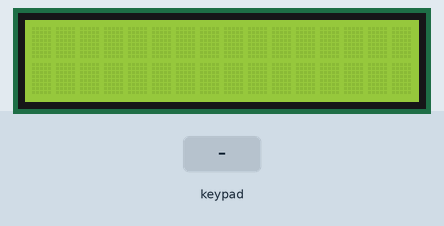
The sketch below on a simulated Arduino Uno, built with avr-gcc and run on an emulated ATmega328P. On the bench: 16×2 character LCD. Inputs (shaded band) come from the test bench.

Above: at 1.2 s.
1.3 s: keypad keys 1 2 * pressed 0.4 s apart
At 3.3 s:
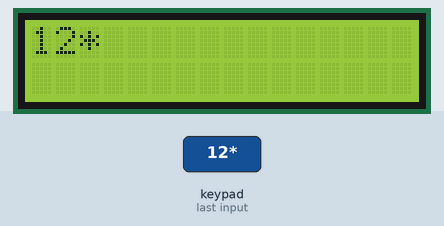
4.0 s: key '/' pressed
At 4.7 s:
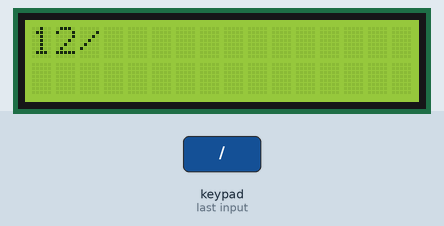
5.5 s: key '+' pressed
At 6.1 s:
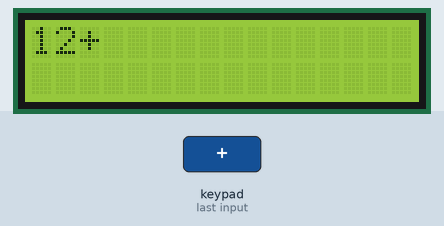
7.0 s: keypad keys 2 5 * pressed 0.4 s apart
At 9.1 s:
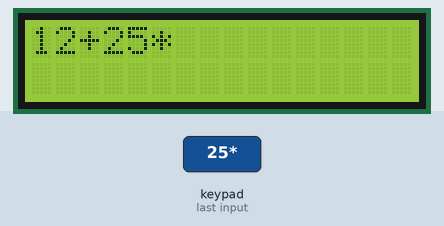
9.7 s: keypad keys 7 + 5 = pressed 0.4 s apart
At 11.3 s:
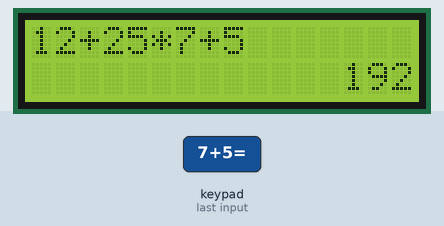
12.8 s: key '1' pressed
At 13.8 s:
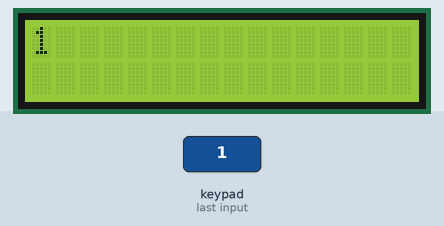
Timing chart, 0 to 15.3 s (numbered marks = the images above; inputs shaded):
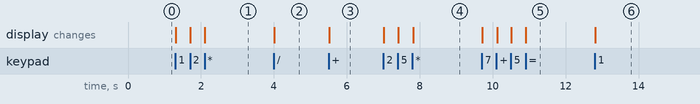

Measured:
- after the input at 1.3 s, the display: first changes at once (image 1 shows a later state)
- after the input at 4.0 s, the display: changes at once (image 2)
- after the input at 5.5 s, the display: changes at once (image 3)
- after the input at 7.0 s, the display: first changes at once (image 4 shows a later state)
- after the input at 9.7 s, the display: first changes at once (image 5 shows a later state)
- after the input at 12.8 s, the display: changes at once (image 6)

The sketch:

optimal-4x4-calc.ino
```cpp
// (licence header left out)
// Libs __________________________________________________________________________________________________________________________________________________________________
#include <string.h>
#include <Wire.h>
#include <Keypad.h>
#include <LiquidCrystal_I2C.h>
#include <math.h>
//////////////////////////////////////////////////////////////////////////////////////////////////////////////////////////////////////////////////////////////////////////


// Object Declarations ___________________________________________________________________________________________________________________________________________________
const byte rp[] = { 9, 8, 7, 6 }; const byte cp[] = { 5, 4, 3, 2 }; // Statically allocates arrays of the row & col pin numbers (required by the 'Keypad' function)
char keys[4][4] = { { '1', '2', '3', '/' }, { '4', '5', '6', '*' }, { '7', '8', '9', '-' }, { 'C', '0', '=', '+' } }; // Key-Char assignment
Keypad keypad = Keypad(makeKeymap(keys), rp, cp, 4, 4); // Creates the 'keypad' object
LiquidCrystal_I2C lcd(0x27, 16, 2); // Creates the 'lcd' object
//////////////////////////////////////////////////////////////////////////////////////////////////////////////////////////////////////////////////////////////////////////


// Math Core ___________________________________________________________________________________________________________________________________________________________
constexpr double div(double a, double b) { return b ? a / b : NAN; }
constexpr double mul(double a, double b) { return a * b; }
constexpr double sub(double a, double b) { return a - b; }
constexpr double add(double a, double b) { return a + b; }
constexpr double calc(double a, double b, double (*op)(double, double)) { return op(a, b); } // Passes two numbers into a specified math function
double (*func[128])(double, double) = { 0 }; // Lookup table of 128 function pointers (ASCII characters will point to the math functions)
//////////////////////////////////////////////////////////////////////////////////////////////////////////////////////////////////////////////////////////////////////////


// Logic Setup ___________________________________________________________________________________________________________________________________________________________
void setup() {
  lcd.init(); lcd.backlight(); // Initializes the LCD screen and lights up the LCD screen
  func['/'] = div; func['*'] = mul; func['-'] = sub; func['+'] = add; // Assigns chars to functions
}
//////////////////////////////////////////////////////////////////////////////////////////////////////////////////////////////////////////////////////////////////////////


// Global Vars ___________________________________________________________________________________________________________________________________________________________
char expr[64]; // Declares the char arr that will hold the math expression in a C-String
uint8_t loc = 0; // Declares the 8-bit variable that will keep track of the current element of 'expr' where new key presses will be applied to
char ans[32]; // Declares the char arr that will hold to answer in a C-String
//////////////////////////////////////////////////////////////////////////////////////////////////////////////////////////////////////////////////////////////////////////


// Parse Expression ______________________________________________________________________________________________________________________________________________________
double par(char *expr) {
  double nums[32], val; char ops[32], *q, *s = expr; int numi=0, opi=0, neg; // Declares the local vars

  while (*expr) {
    neg = (*expr == '-' && (expr == s || strchr("*/+-", expr[-1]))); // Detects the presence of unary minus (1 if negative, 0 if positive)
    val = strtod(expr + neg, &q) * (neg ? -1 : 1); expr = q; // Parses the number and applies unary minus if needed, then advances the expression ptr

    while (opi && (ops[opi - 1] == '*' || ops[opi - 1] == '/' || !(*expr == '*' || *expr == '/'))) val = calc(nums[--numi], val, func[(int)ops[--opi]]); // Calc exec
    if (*expr) ops[opi++] = *expr++, nums[numi++] = val; // If expr isn't over yet, pushes curr op, advances expr ptr, and pushes curr val onto the number stack
  }
  return val; // Returns the result
}
//////////////////////////////////////////////////////////////////////////////////////////////////////////////////////////////////////////////////////////////////////////


// Compose Display _______________________________________________________________________________________________________________________________________________________
void comp(double res, char ans[]) {
  (res && (fabs(res) <= 1e-6 || fabs(res) >= 1e7)) ? dtostre(res, ans, 6, 0) : dtostrf(res, 0, fabs(res) >= 1 ? 6 - (int)log10(fabs(res)) : 7, ans); // dtostr / dtostrf

  if (*ans == ' ') memmove(ans, ans + 1, strlen(ans) + 1); // Trims the extra space reserved for the sign
  if (char *e = strchr(ans, 'e')) while (e[2] == '0' && strlen(e + 2) > 1) memmove(e + 2, e + 3, strlen(e + 3) + 1); // Trims the leading zeros in the exponent

  char *e = strchr(ans, 'e'), *t= e ? e : strchr(ans, 0), *q = t; // Determines where the trimming should begin in the mantissa
  if (strchr(ans, '.')) { while (q > ans && *(q - 1) == '0') --q; if (*(q - 1) == '.') --q; } // Trims the trailing zeros in the mantissa
  memmove(q, t, strlen(t) + 1); // Shifts the exponent to avoid spaces
}
//////////////////////////////////////////////////////////////////////////////////////////////////////////////////////////////////////////////////////////////////////////


// Print Expression & Answer _____________________________________________________________________________________________________________________________________________
void prx(char expr[]) { expr[loc] = 0; lcd.clear(); if (loc <= 16) lcd.print(expr); else lcd.print(expr + (loc - 16)); } // Completes the C-String and fits expr to screen
void pra(char ans[]) { lcd.setCursor(16 - strlen(ans), 1); lcd.print(ans); } // Anchors ans to the bottom-right of the screen
//////////////////////////////////////////////////////////////////////////////////////////////////////////////////////////////////////////////////////////////////////////


// Logic _________________________________________________________________________________________________________________________________________________________________
void loop() {
  char key = keypad.waitForKey(); // Pauses the exec flow until a key is pressed

  // Hit: Number
  if (!strchr("/*-+=C", key)) { // Checks if the key pressed is something other than "/*-+=C", meaning it's a number (0123456789)
    loc -= (expr[loc - 1] == '0' && (loc < 2 || strchr("/*-+", expr[loc - 2]))); // Manipulates loc to have the new numbers replace the leading 0
    expr[loc++] = key; prx(expr); return; // Extends the C-String expr holds, then increments the tracked index, updates screen and early exits
  }

  // Hit: All Clear
  if (key == 'C') { // Checks if the key pressed is All Clear
    loc = *expr = *ans = 0; lcd.clear(); return; // Resets loc, discards ans and expr by terminating at the start (making them empty), clears the screen and early exits
  }

  // Hit: Calculate
  if (key == '=') { // Checks if the key pressed is Calculate
    if (*ans && (!loc || strchr("*/+-", expr[loc - 1]))) { // Checks if ans is valid and if either loc is 0 or expr ends with an op
    int s = (*ans == '-' && loc && strchr("+-", expr[loc - 1])) ? (expr[loc - 1] == '-' ? (expr[loc - 1] = '+', 1) : (expr[--loc] = 0, 0)) : 0; // Handles sign
    loc = strlen(strcat(expr, ans + s)); prx(expr); return; // Extends the C-String expr holds with the latest valid answer, updates screen and early exits
    }
    while (loc && strchr("/*-+", expr[loc - 1])) expr[--loc] = 0, prx(expr); // Trims the trailing operators if any, and updates screen
    if (loc) { comp(par(expr), ans); pra(ans); loc = *expr = 0; if (ans == 'N') *ans = 0; } // Fills ans, updates screen, resets loc, discards expr, discards ans if NAN
    return; // Early exits
  }

  // Hit: Operator
  if (!expr[loc - 2] && expr[loc - 1] == '-') return; if (!loc && key != '-') expr[loc++] = '0'; // Auto-adds '0' if the first key press is an op, unless it's '-'
  if (strchr("/*-+", expr[loc - 1]) && !(strchr("/*", expr[loc - 1]) && key == '-')) loc--; expr[loc++] = key; prx(expr); // Extends C-String or replaces prev op
  if (strchr("/*", expr[loc - 2]) && key != '-') expr[loc - 2] = expr[loc - 1], loc--, prx(expr); // Replaces "/-" or "*-" with the new op
}
//////////////////////////////////////////////////////////////////////////////////////////////////////////////////////////////////////////////////////////////////////////
```
